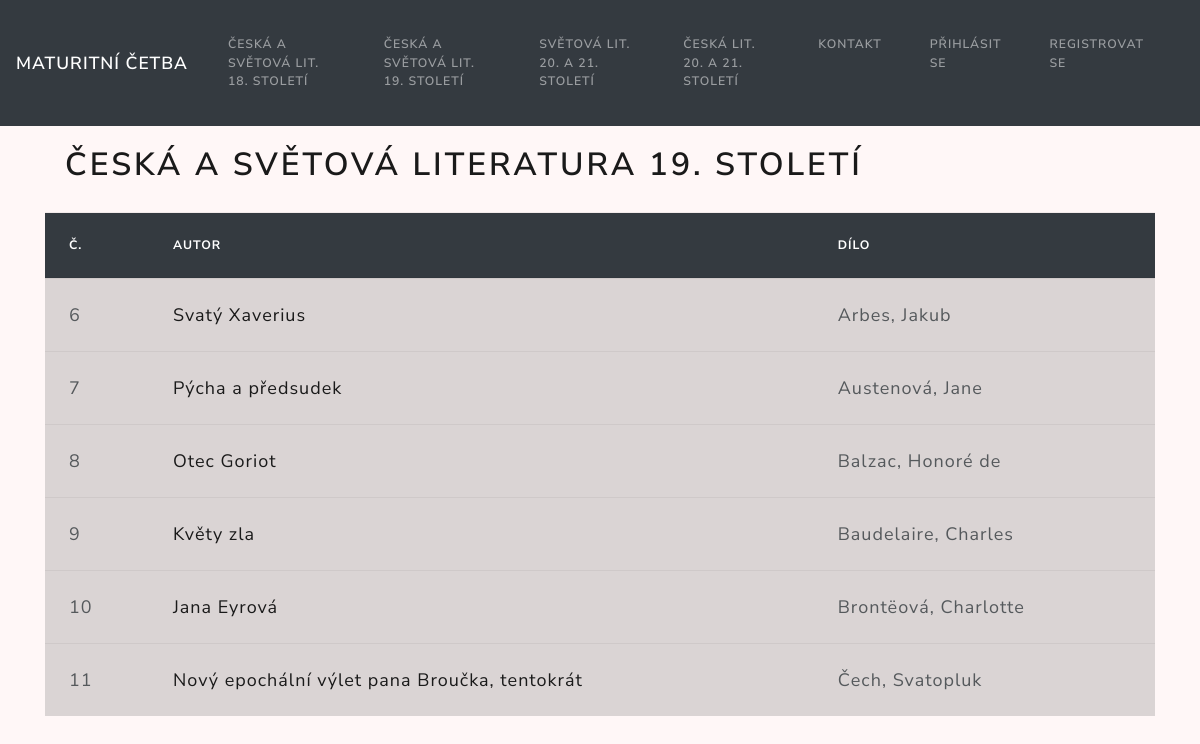
Screenshot of /index.php/cetba_controller/cs_sv_19 with the database file from the repository.
### tables this page shows
CREATE TABLE `menu` (
  `id_menu` int(11) NOT NULL,
  `nazev` varchar(45) DEFAULT NULL,
  `displej_nazev` varchar(45) DEFAULT NULL
);

CREATE TABLE `knihy` (
  `id_knihy` int(11) NOT NULL,
  `autor_knihy` varchar(45) DEFAULT NULL,
  `nazev_knihy` varchar(45) DEFAULT NULL,
  `pocet_stranek` int(11) DEFAULT NULL,
  `prebal` varchar(90) DEFAULT NULL,
  `anotace` text,
  `id_obdobi` int(11) NOT NULL
);

### application/controllers/Cetba_controller.php (called while the page is built, shortened)
<?php defined('BASEPATH') OR exit('No direct script access allowed');
class Cetba_controller extends CI_Controller {
    function  __construct(){
		$this->load->model('cetba_model');
		$this->load->library(['ion_auth']);
    }
	public function cs_sv_19(){
		$data['menu'] = $this->cetba_model->get_menu_polozky();
		$data['strana2'] = $this->cetba_model->get_strana(2);
		$this->load->view('layout/header');
		$this->load->view('layout/navbar', $data);
		$this->load->view('pages/cs_sv_19', $data);
		$this->load->view('layout/footer');
	}
}

### index.php (called while the page is built, shortened)
<?php
require_once BASEPATH.'core/CodeIgniter.php';

### application/models/Cetba_model.php (called while the page is built, shortened)
<?php
class Cetba_model extends CI_Model{
	public function get_menu_polozky()
	{
		if (!$this->ion_auth->logged_in())
		{
			$this->db->select('displej_nazev, nazev');
			$this->db->from('menu');
			$query = $this->db->get();
			return $query->result();
			}
		else{
			$this->db->select('displej_nazev, nazev');
			$this->db->from('menu_logged');
			$query = $this->db->get();
			return $query->result();
		}
	}
	public function get_strana(int $obdobi)
	{
        $this->db->select('nazev_knihy, autor_knihy, id_knihy');
        $this->db->from('knihy');
        $this->db->where('id_obdobi= '.$obdobi);
        $this->db->order_by('id_knihy');
        $query = $this->db->get();
        return $query->result();
	}
}

### application/views/pages/cs_sv_19.php (the view, shortened to what this page needs)
<div class="container">
<h1>Česká a Světová Literatura 19. století</h1>
    <table class="table table-hover">
        <thead>
            <tr>
            <th scope="col">Č.</th>
            <th scope="col">Autor</th>
            <th scope="col">Dílo</th>
            </tr>
        </thead>
        <tbody>
            <?php if ($strana2): ?>
                 <?php foreach($strana2 as $knihy): ?>
				    <tr class="table-active">
				      <td><?php echo $knihy->id_knihy;?></td>
				      <td><a href="<?php echo base_url("kniha/".$knihy->id_knihy);?>"><?php echo $knihy->nazev_knihy;?></td>
				      <td><?php echo $knihy->autor_knihy;?></td>
				    </tr>
			     <?php endforeach ?>
			    <?php endif ?>
        </tbody>
    </table>
     </div>
</body>

### application/views/layout/navbar.php (shortened to what this page needs)
<body>
	<nav class="navbar navbar-expand-lg navbar-dark bg-dark">
	  <a class="navbar-brand" href="<?php echo base_url();?>">Maturitní četba</a>
	  <div class="collapse navbar-collapse" id="navbarColor02">
	    <ul class="navbar-nav mr-auto">
			<?php foreach($menu as $p): ?>
                       <li class="nav-item">
                           <a class="nav-link" href="<?php echo base_url($p->nazev)?>"><?= $p->displej_nazev ?><span class="sr-only">(current)</span></a>
                       </li>
               <?php endforeach; ?>
	    </ul>
	  </div>
	</nav>

### cetba/assets/css/styles.css (style rules this page uses)
body { background-color: #fff7f7; }
.container h1 { padding: 20px; }
.table { font-size: 18px; }
.table th { background-color: #343A40; color: white; }

### rows the page displays
menu: displej_nazev "ČESKÁ A SVĚTOVÁ LIT. 18. STOLETÍ"
menu: displej_nazev "ČESKÁ A SVĚTOVÁ LIT. 19. STOLETÍ"
menu: displej_nazev "SVĚTOVÁ LIT. 20. A 21. STOLETÍ"
menu: displej_nazev "ČESKÁ LIT. 20. A 21. STOLETÍ"
menu: displej_nazev "KONTAKT"
menu: displej_nazev "PŘIHLÁSIT SE"
menu: displej_nazev "REGISTROVAT SE"
knihy: id_knihy "6", nazev_knihy "Svatý Xaverius", autor_knihy "Arbes, Jakub"
knihy: id_knihy "7", nazev_knihy "Pýcha a předsudek", autor_knihy "Austenová, Jane"
knihy: id_knihy "8", nazev_knihy "Otec Goriot", autor_knihy "Balzac, Honoré de"
knihy: id_knihy "9", nazev_knihy "Květy zla", autor_knihy "Baudelaire, Charles"
knihy: id_knihy "10", nazev_knihy "Jana Eyrová", autor_knihy "Brontëová, Charlotte"
knihy: id_knihy "11", nazev_knihy "Nový epochální výlet pana Broučka, tentokrát", autor_knihy "Čech, Svatopluk"
